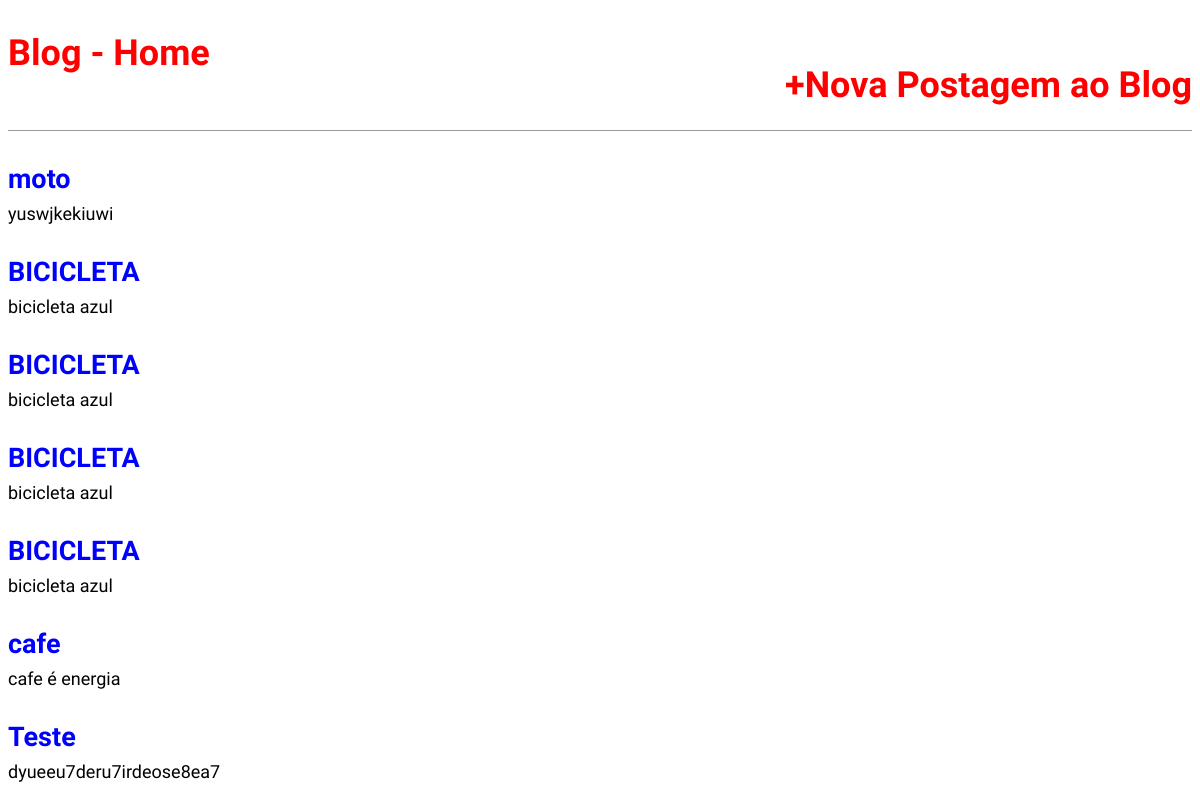
Before: / with the older database file.
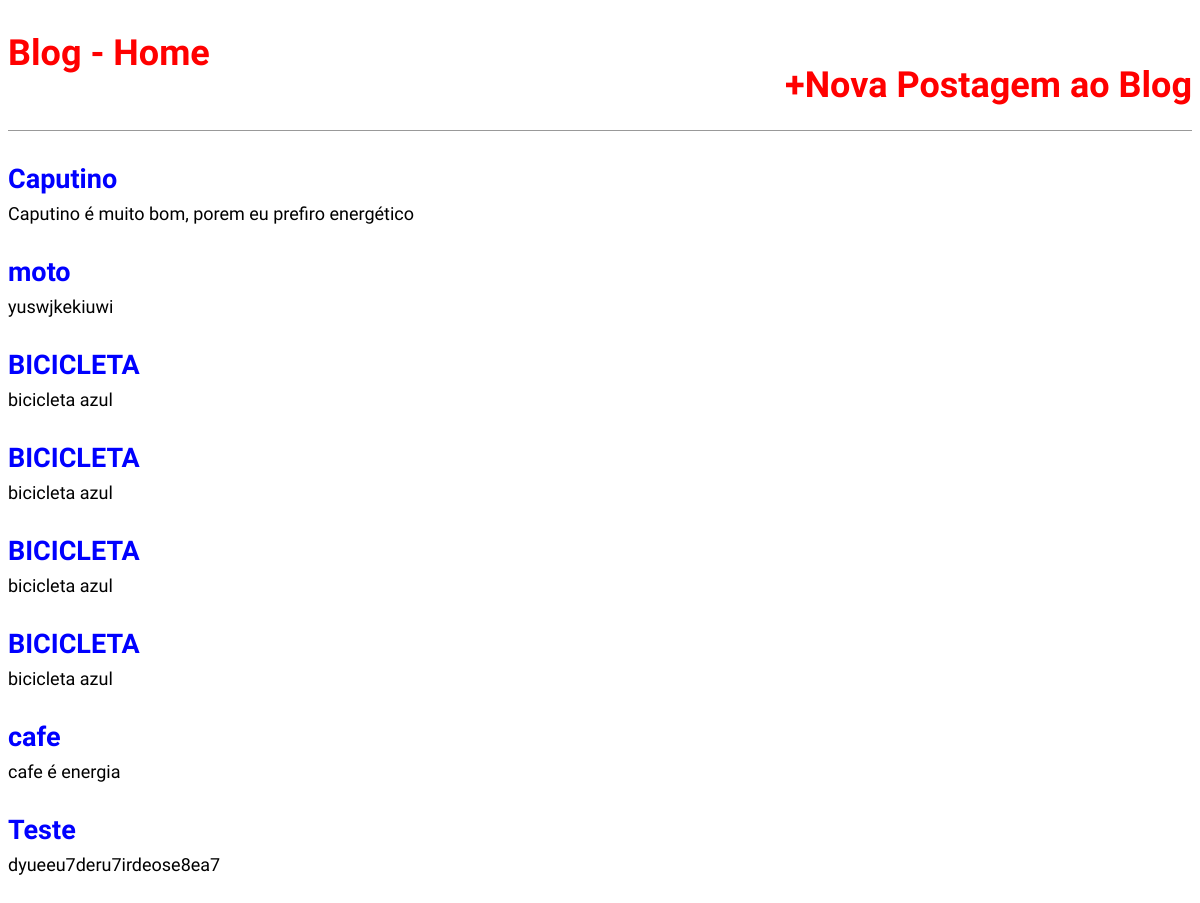
After: the same page with the newer database file.
### blog/models.py (models this page shows, shortened)
class Post(models.Model):
    STATUS = (
        ('rascunho','Rascunho'),
        ('publicado','Publicado'),
    )
    titulo = models.CharField(max_length=250)
    slug = models.SlugField(max_length=250)
    autor = models.ForeignKey(User,
                                on_delete=models.CASCADE)
    conteudo = models.TextField()
    publicado = models.DateTimeField(default=timezone.now)
    criado = models.DateTimeField(auto_now_add=True)
    alterado = models.DateTimeField(auto_now=True)
    status = models.CharField(max_length=10,
                              choices=STATUS,
                              default='rascunho')
    def get_absolute_url(self):
        return reverse('post_detail', args=[self.slug])
    class Meta:
        ordering = ('-publicado',)

### blog/views.py (the view)
# urls.py: path('', views.BlogListView.as_view(), name='home'),
class BlogListView(ListView):
    model = Post
    template_name = 'blog/home.html'

### blog/templates/blog/home.html (shortened to what this page needs)
{% extends 'base.html' %}
{% block content %}
    {% for post in object_list %}
        <div class="post-entry">
            <h2><a href="{{post.get_absolute_url}}">{{ post.titulo }}</a></h2>
            <p>{{ post.conteudo }}</p>
        </div>
    {% endfor %}
{% endblock content %}

### templates/base.html (shortened to what this page needs)
{% load static %}
<!DOCTYPE html>
<html lang="pt-br">
<head>
    <link rel="stylesheet" href="{% static 'css/style.css' %}">
</head>
<body>
    <header>
        <div class="nav-left">
            <h1><a href="/">Blog - Home</a></h1>
        </div>
        <div class="nav-right">
            <h1><a href="{% url 'post_new' %}">+Nova Postagem ao Blog</a></h1>
        </div>
    </header>
    <div class="container">
        {% block content %}{% endblock content %}
    </div>
</body>
</html>

### statics/css/style.css (style rules this page uses)
body { font-family: 'Source Sans Pro', sans-serif; font-size: 18px; }
header { border-bottom: 1px solid #999; margin-bottom: 2rem; display: flex; }
header h1 a { color:red; text-decoration: none; }
.nav-left { margin-right: auto; }
.nav-right { display: flex; padding-top: 2rem; }
.post-entry { margin-bottom: 2rem; }
.post-entry h2 { margin: 0.5rem 0; }
.post-entry h2 a, .post-entry h2 a:visited { color: blue; text-decoration: none; }
.post-entry p { margin: 0; font-weight: 400; }

Changed rows visible on the page:
added Post: titulo "Caputino", conteudo "Caputino é muito bom, porem eu prefiro energético"
